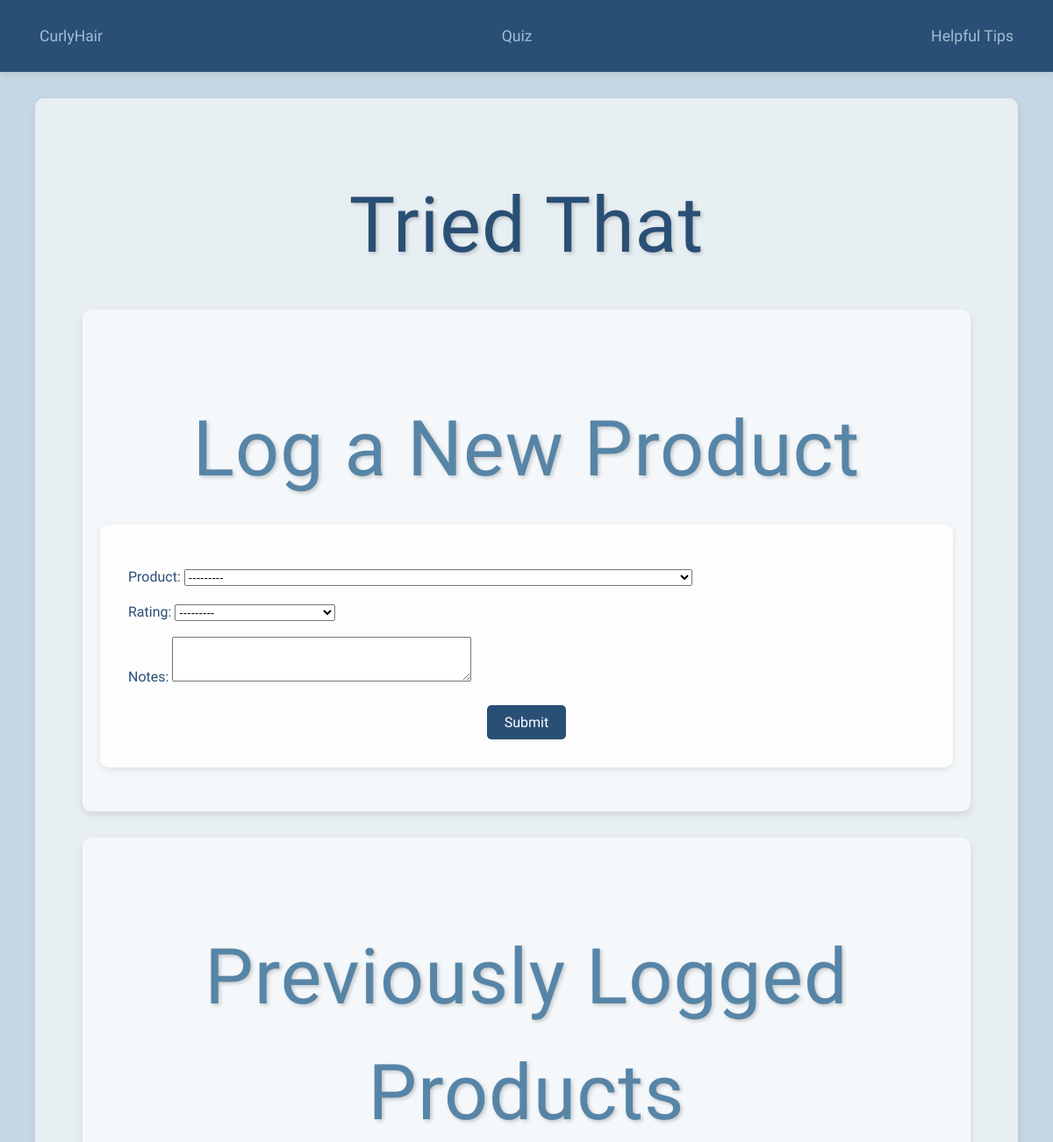
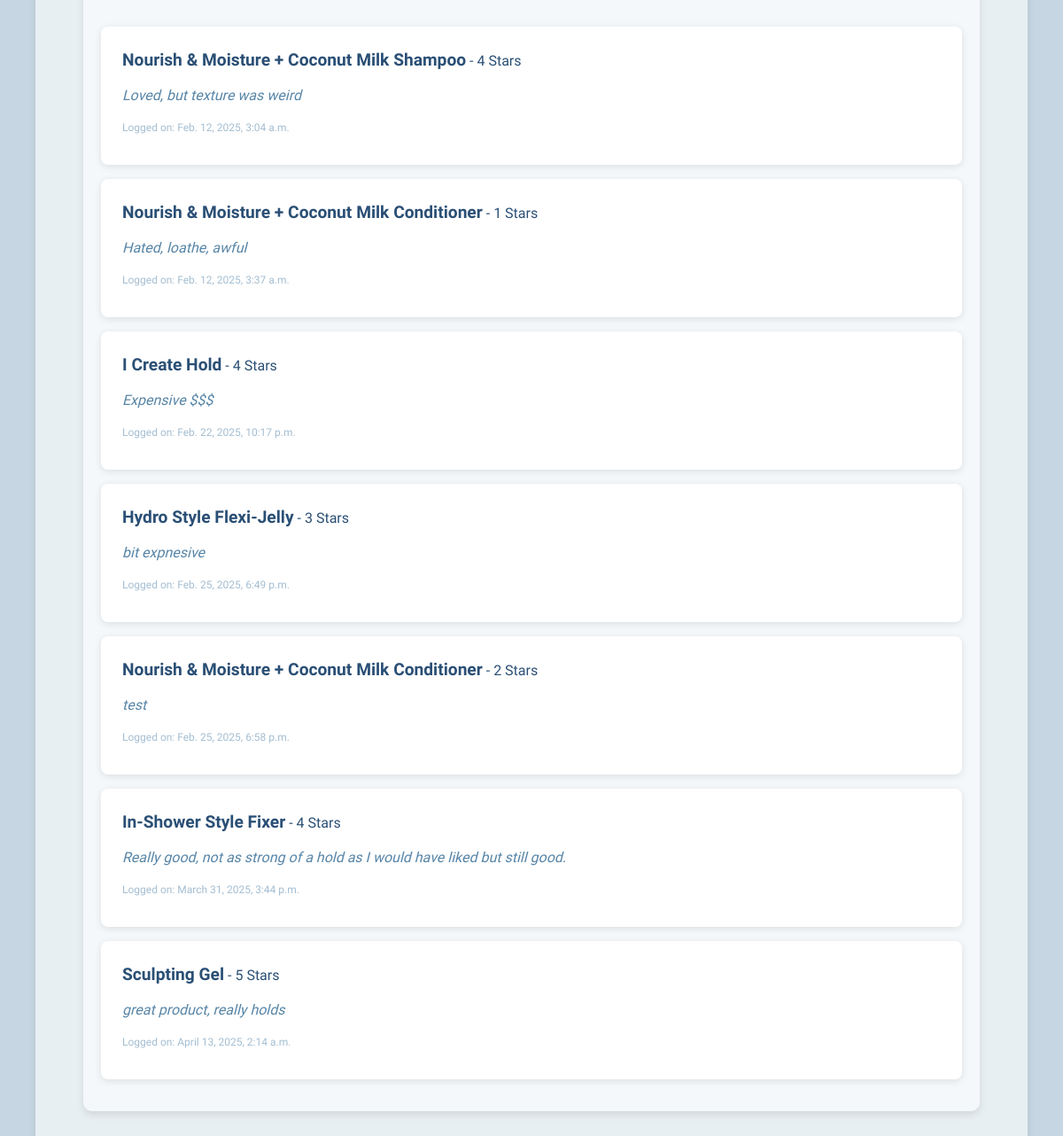
Page /quiz/tried-that/ on the committed database (2 pictures, top to bottom).
### quiz/models.py (models this page shows, shortened)
class TriedProduct(models.Model):
    product = models.ForeignKey(HairProduct, on_delete=models.CASCADE)
    rating = models.PositiveSmallIntegerField(choices=[
        (1, "Awful, never again"),
        (2, "Not great"),
        (3, "Okay, would try again"),
        (4, "Good, recommend"),
        (5, "Amazing, holy grail product")
    ])
    notes = models.TextField(blank=True, null=True)
    created_at = models.DateTimeField(auto_now_add=True)

class HairProduct(models.Model):
    brand = models.CharField(max_length=255)
    name = models.CharField(max_length=255)
    category = models.CharField(max_length=100)
    price = models.DecimalField(max_digits=10, decimal_places=2)
    curl_pattern = models.CharField(max_length=255)
    hair_type = models.CharField(max_length=255)
    vegan = models.BooleanField(default=False)
    weight = models.CharField(max_length=1, choices=[('L', 'Light'), ('M', 'Medium'), ('H', 'Heavy')])
    growth_areas = models.CharField(max_length=255, blank=True, null=True)  # Allows empty values
    sulfate_free = models.BooleanField(default=False)
    hold_level = models.CharField(max_length=10, choices=[('light', 'Light'), ('medium', 'Medium'), ('strong', 'Strong')], blank=True, null=True)
    def __str__(self):
        return self.name

### quiz/views.py (the view)
# urls.py: path('tried-that/', views.tried_that, name='tried_that'),
def tried_that(request):
    if request.method == "POST":
        form = TriedProductForm(request.POST)
        if form.is_valid():
            form.save()
            return redirect('tried_that')  # Redirect back to the same page
    else:
        form = TriedProductForm()
    logged_products = TriedProduct.objects.all()
    return render(request, 'quiz/tried_that.html', {
        'form': form,
        'logged_products': logged_products
    })

### quiz/forms.py
class TriedProductForm(forms.ModelForm):
    class Meta:
        model = TriedProduct
        fields = ['product', 'rating', 'notes']
        widgets = {
            'notes': forms.Textarea(attrs={'rows': 3}),
        }

### quiz/templates/quiz/tried_that.html (shortened to what this page needs)
{% extends 'base.html' %}
{% block content %}
    <h1>Tried That</h1>
    <div class="container">
        <h2 class="card-title">Log a New Product</h2>
        <form method="post" style="background-color: rgba(255, 255, 255, 0.8); padding: 2rem; border-radius: 10px; margin-bottom: 30px; box-shadow: 0 2px 8px rgba(0, 0, 0, 0.1);">
            {{ form.as_p }}
            <div style="text-align: center; margin-top: 20px;">
                <button type="submit" class="btn">Submit</button>
            </div>
        </form>
    </div>
    <div class="container">
        <h2 class="card-title">Previously Logged Products</h2>
        <ul style="list-style: none; padding: 0;">
            {% for product in logged_products %}
                <li style="background-color: white; padding: 1.5rem; margin: 1rem 0; border-radius: 8px; box-shadow: 0 2px 8px rgba(0, 0, 0, 0.1);">
                    <strong style="color: #2A4F75; font-size: 1.2rem;">{{ product.product.name }}</strong> - {{ product.rating }} Stars
                    {% if product.notes %}
                        <p style="margin: 0.8rem 0; font-style: italic; color: #5785A7;">{{ product.notes }}</p>
                    {% endif %}
                    <p style="margin: 0.5rem 0; font-size: 0.9rem; color: #A3BDD1;"><small>Logged on: {{ product.created_at }}</small></p>
                </li>
            {% empty %}
                <p style="text-align: center; color: #5785A7; font-style: italic; padding: 1rem;">No products logged yet.</p>
            {% endfor %}
        </ul>
    </div>
{% endblock %}

### quiz/templates/base.html (style rules this page uses)
body { background-color: #C6D7E3; color: #2A4F75; font-family: 'Archivo Narrow', sans-serif; margin: 0; padding: 0; line-height: 1.5; }
h1, h2 { font-family: 'Tenor Sans', sans-serif; font-weight: 400; color: #2A4F75; text-align: center; margin-bottom: 20px; letter-spacing: 1px; font-size: 5.5rem; text-shadow: 2px 2px 4px rgba(0,0,0,0.2); }
.card-title { font-family: 'Tenor Sans', sans-serif; font-weight: 400; color: #5785A7; text-align: center; margin-bottom: 20px; letter-spacing: 1px; }
.btn { font-family: 'Tenor Sans', sans-serif; background-color: #2A4F75; color: white; padding: 10px 20px; border: none; border-radius: 5px; cursor: pointer; font-size: 1rem; transition: background-color 0.3s ease; }
.container { max-width: 90%; margin: 30px auto; padding: 20px; background: rgba(255, 255, 255, 0.6); border-radius: 10px; box-shadow: 0 4px 8px rgba(0, 0, 0, 0.1); }

### rows in the picture
TriedProduct: product.name "Nourish & Moisture + Coconut Milk Shampoo", rating "4", notes "Loved, but texture was weird", created_at "Feb. 12, 2025, 3:04 a.m."
TriedProduct: product.name "Nourish & Moisture + Coconut Milk Conditioner", rating "1", notes "Hated, loathe, awful", created_at "Feb. 12, 2025, 3:37 a.m."
TriedProduct: product.name "I Create Hold", rating "4", notes "Expensive $$$", created_at "Feb. 22, 2025, 10:17 p.m."
TriedProduct: product.name "Hydro Style Flexi-Jelly", rating "3", notes "bit expnesive", created_at "Feb. 25, 2025, 6:49 p.m."
TriedProduct: product.name "Nourish & Moisture + Coconut Milk Conditioner", rating "2", notes "test", created_at "Feb. 25, 2025, 6:58 p.m."
TriedProduct: product.name "In-Shower Style Fixer", rating "4", notes "Really good, not as strong of a hold as I would have liked but still good.", created_at "March 31, 2025, 3:44 p.m."
TriedProduct: product.name "Sculpting Gel", rating "5", notes "great product, really holds", created_at "April 13, 2025, 2:14 a.m."
